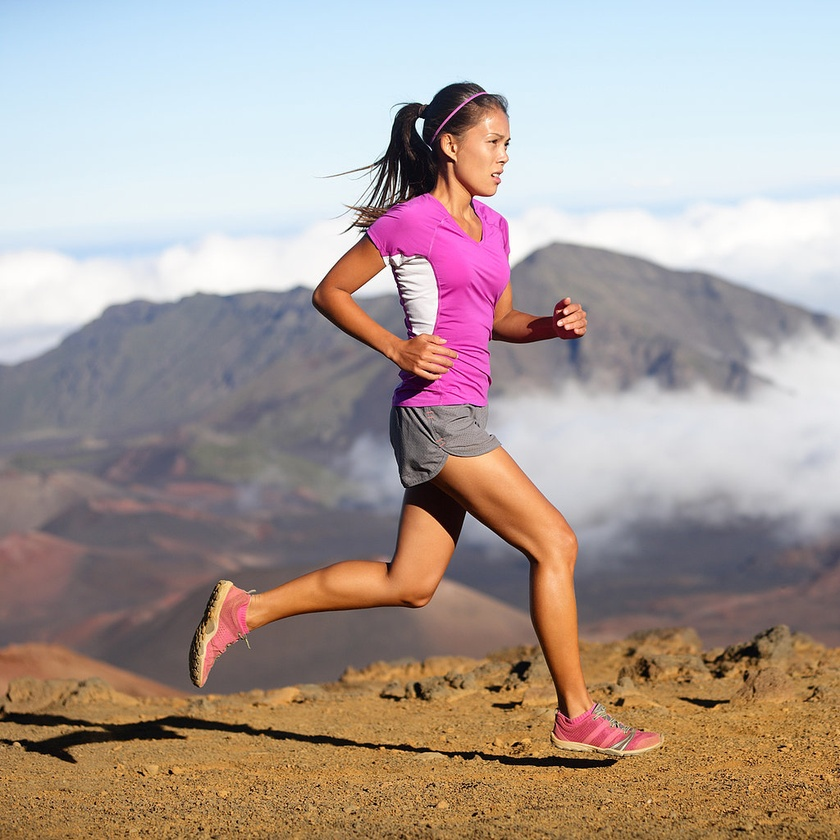
#> input picture images/runner.jpg, 840 x 840 px, shrunk from 1024 x 1024 before the run, found by its file name
$ python algorithm_testing.py
#> lines starting #> are read from the running program, lines starting #| are printed output that depends on the picture; after the words box and inside, x2 and y2 are one past the last pixel; in counts of white or black regions, pixels touching at a corner belong together
#!/usr/bin/env python
# import rospy
import numpy
import cv2 as cv

# img = cv.imread('standing.jpeg')
# img = cv.imread('walkers.jpg')
# img = cv.imread('walker.jpg')
img = cv.imread('runner.jpg')
#> img is the input picture: shape (840, 840, 3); mean B, G, R 151.4, 157, 171.6

#-------------------------------------------------
# both work poorly when people are sideways, but the second one works better


gray = cv.cvtColor(img, cv.COLOR_BGR2GRAY)
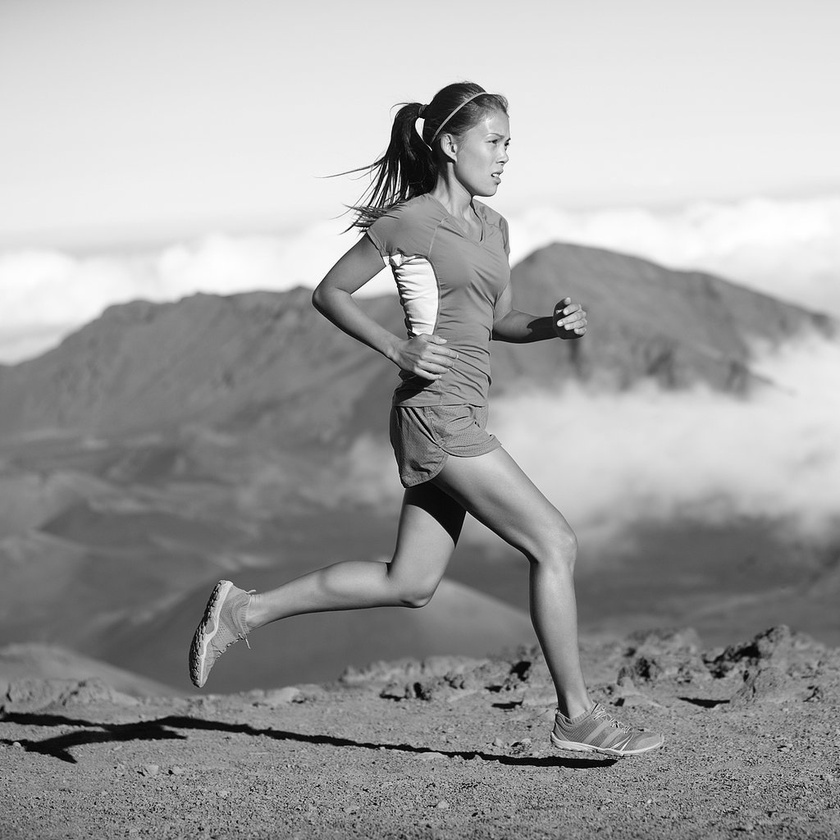
#> gray: shape (840, 840); min 0, max 255, mean 160.8
body_cascade = cv.CascadeClassifier('haarcascade_fullbody.xml')
bodies = body_cascade.detectMultiScale(gray)
#> bodies = ()

# hog = cv.HOGDescriptor()
# hog.setSVMDetector(cv.HOGDescriptor_getDefaultPeopleDetector())
# (bodies, weights) = hog.detectMultiScale(img, winStride=(4, 4),
# 		padding=(8, 8), scale=1.05)
#-------------------------------------------------

print (bodies)

for (x,y,w,h) in bodies:
    cv.rectangle(img,(x,y),(x+w,y+h),(255,0,0),2)
#> this loop made 0 passes
cv.imshow('img',img)
cv.waitKey(0)
cv.imwrite('haar_runner.png',img)
cv.destroyAllWindows()

$ run again, with images/walkers.jpg copied over images/runner.jpg
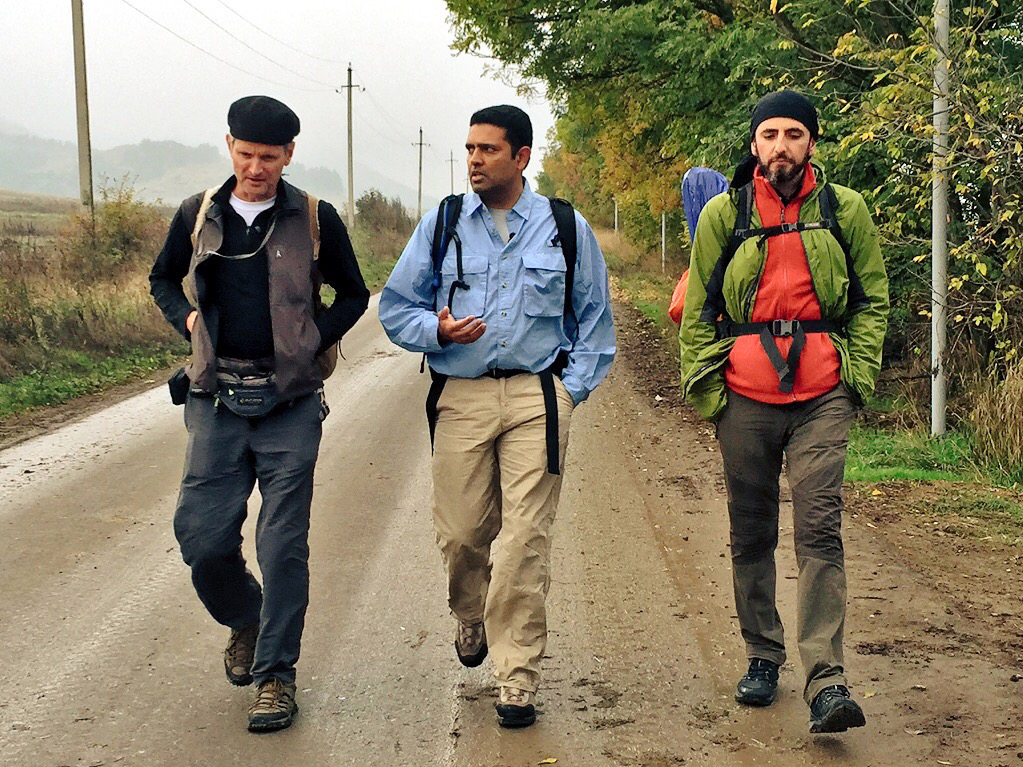
#> input picture images/walkers.jpg, 1023 x 767 px, found by its file name
#> img is the input picture: shape (767, 1023, 3); mean B, G, R 102, 124.7, 133.5
#> `gray = cv.cvtColor(img, cv.COLOR_BGR2GRAY)`:
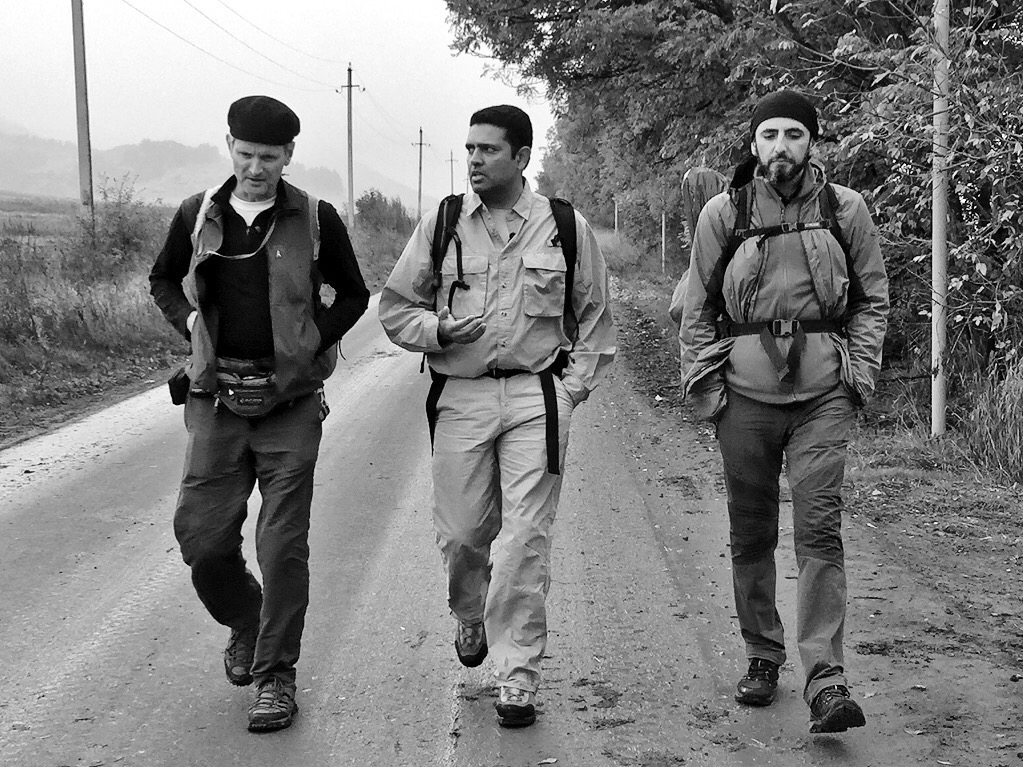
#> gray: shape (767, 1023); min 0, max 255, mean 124.8
#> bodies = [[416, 380, 32, 63]]
#| [[416 380  32  63]]
#> the loop `for (x,y,w,h) in bodies:` made 1 pass
#> after the loop `for (x,y,w,h) in bodies:`:
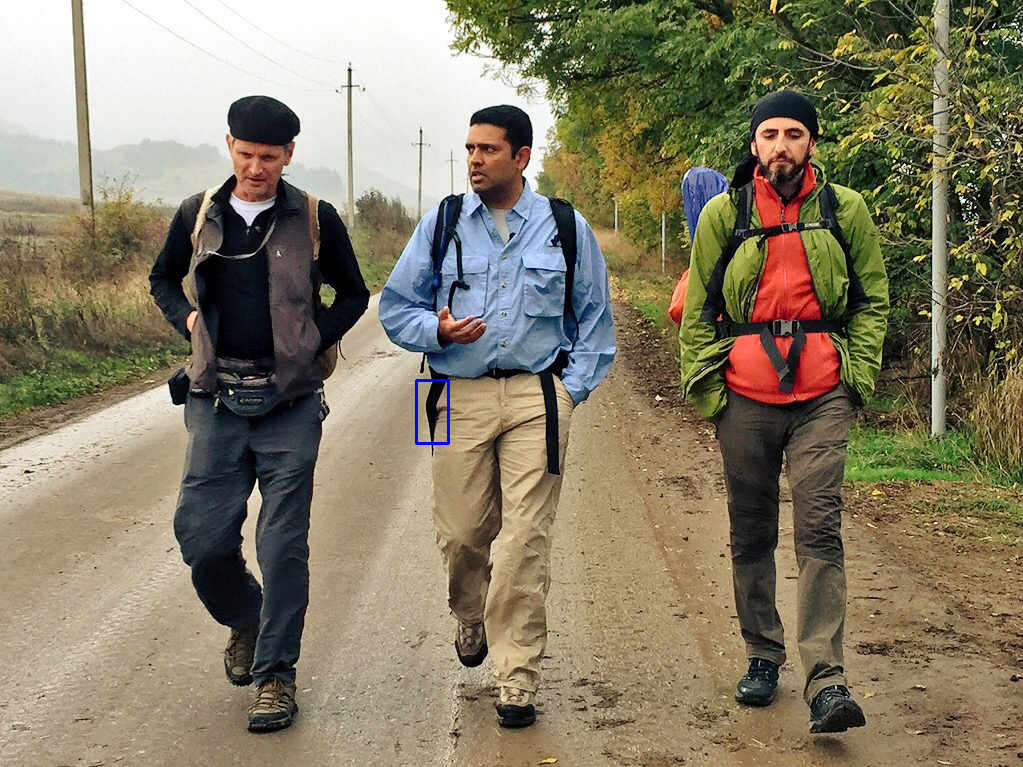
#> img: shape (767, 1023, 3); 0.07% of pixels changed, all inside (x1, y1, x2, y2) = (415, 379, 450, 445)
